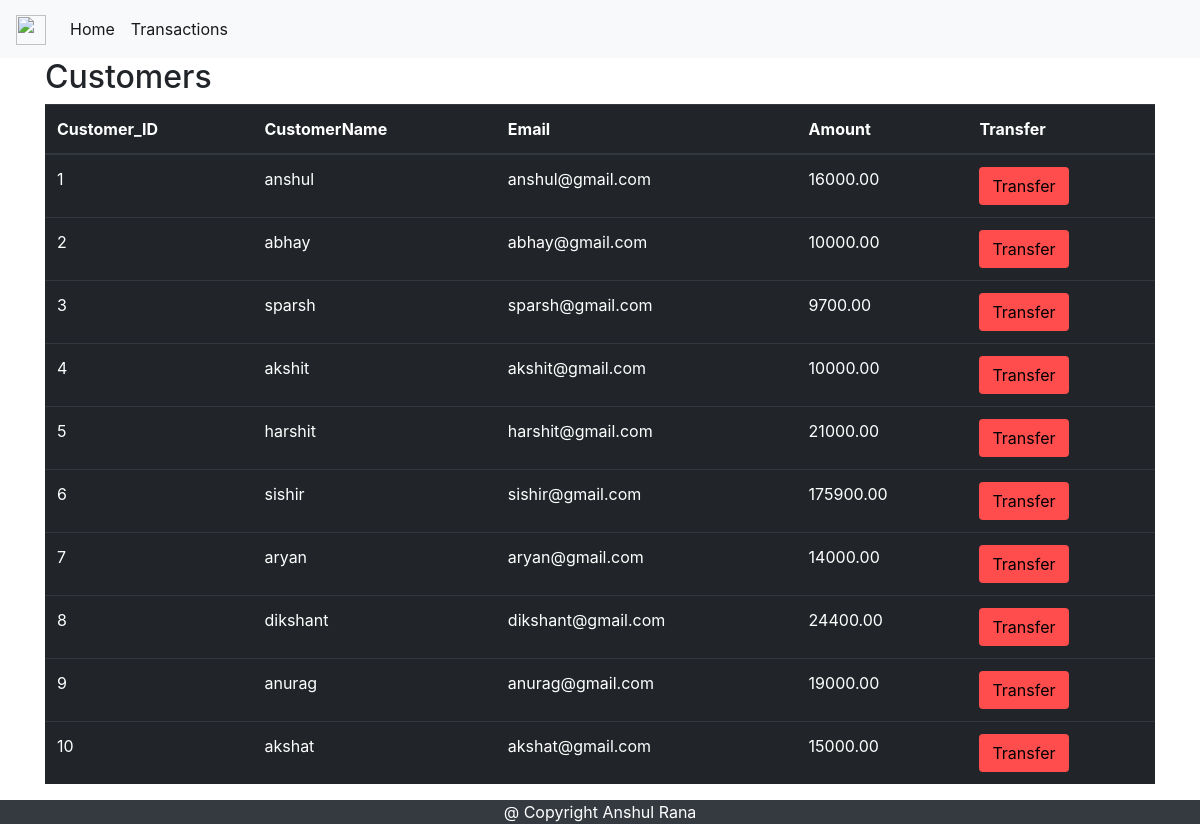
The page /customers.php on the database its author committed.
### tables this page shows
CREATE TABLE `customer` (
  `id` int NOT NULL,
  `customer_name` varchar(30) NOT NULL,
  `email` varchar(50) NOT NULL,
  `amount` decimal(10,2) NOT NULL,
  PRIMARY KEY (`id`)
);

### customers.php (the view, shortened to what this page needs)
<!DOCTYPE html>
<html>
    <head>
    <link rel="stylesheet" href="https://maxcdn.bootstrapcdn.com/bootstrap/4.0.0/css/bootstrap.min.css"
>
    </head>
    <body>
    <nav class="navbar navbar-expand-lg navbar-light bg-light">
    <a class="navbar-brand" href="#">
    <img src="https://www.logodesign.net/logo/piggy-bank-merged-with-a-bank-building-4574ld.png?size=2&industry=bank&bg=0" width="30" height="30" alt="">
    </a>
    <div class="collapse navbar-collapse" id="navbarSupportedContent">
    <ul class="navbar-nav mr-auto">
      <li class="nav-item active">
        <a class="nav-link" href="index.php">Home <span class="sr-only">(current)</span></a>
      </li>
      <li class="nav-item active">
        <a class="nav-link" href="transactions.php">Transactions</a>
      </li>
    </ul>
    </div>
    </nav>
     <div class="container">
  <h2>Customers</h2>
  <table class="table table-dark table-hover">
    <thead>
      <tr>
        <th>Customer_ID</th>
        <th>CustomerName</th>
        <th>Email</th>
        <th>Amount</th>
        <th>Transfer</th>
      </tr>
    </thead>
    <tbody>
    <?php
      include 'connection.php';
      $selectquery = "select * from customer";
      $query = mysqli_query($con, $selectquery);
      while($res = mysqli_fetch_array($query))
      {
        ?>
        <tr>
        <td> <?php echo $res['id'];?> </td>
        <td> <?php echo $res['customer_name'];?> </td>
        <td> <?php echo $res['email'];?> </td>
        <td> <?php echo $res['amount'];?> </td>
        <td><a href="payment.php?id= <?php echo $res['id']; ?>"> <button type="button" class="btn" style="background-color : #ff4d4d;">Transfer</button></a></td>
        </tr>
      <?php
      }
      ?>
    </tbody>
  </table>
</div>
     <footer>
    <p class="text-center bg-dark text-white"> @ Copyright Anshul Rana</p>
    </footer>
    </body>
</html>

### rows shown on the page
customer: id "1", customer_name "anshul", email "anshul@gmail.com", amount "16000.00"
customer: id "2", customer_name "abhay", email "abhay@gmail.com", amount "10000.00"
customer: id "3", customer_name "sparsh", email "sparsh@gmail.com", amount "9700.00"
customer: id "4", customer_name "akshit", email "akshit@gmail.com", amount "10000.00"
customer: id "5", customer_name "harshit", email "harshit@gmail.com", amount "21000.00"
customer: id "6", customer_name "sishir", email "sishir@gmail.com", amount "175900.00"
customer: id "7", customer_name "aryan", email "aryan@gmail.com", amount "14000.00"
customer: id "8", customer_name "dikshant", email "dikshant@gmail.com", amount "24400.00"
customer: id "9", customer_name "anurag", email "anurag@gmail.com", amount "19000.00"
customer: id "10", customer_name "akshat", email "akshat@gmail.com", amount "15000.00"
